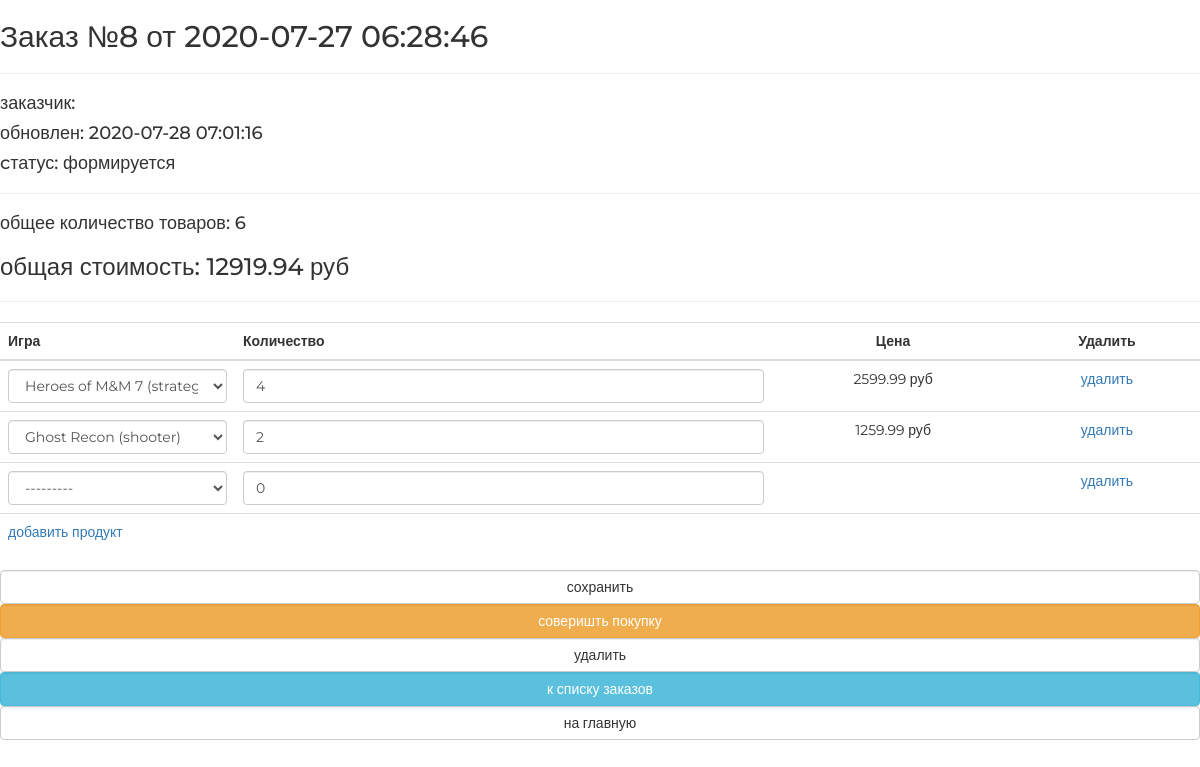
Screenshot of /orders/order/update/8/ with the database file from the repository.
### ordersapp/models.py (models this page shows, shortened)
class Order(models.Model):
    FORMING = 'F'
    SENT_TO_PROCEED = 'S'
    PROCEEDED = 'P'
    PAID = 'D'
    READY = 'Y'
    CANCEL = 'C'
    ORDER_STATUS_CHOICES = (
        (FORMING, 'формируется'),
        (SENT_TO_PROCEED, 'отправлен в обработку'),
        (PAID, 'оплачен'),
        (PROCEEDED, 'обрабатывается'),
        (READY, 'готов к выдаче'),
        (CANCEL, 'отменен'),
    )
    user = models.ForeignKey(get_user_model(), on_delete=models.CASCADE)
    created = models.DateTimeField(verbose_name='создан', auto_now_add=True)
    updated = models.DateTimeField(verbose_name='обновлен', auto_now=True)
    status = models.CharField(verbose_name='статус',
                              max_length=1,
                              choices=ORDER_STATUS_CHOICES,
                              default=FORMING)
    is_active = models.BooleanField(verbose_name='активен', default=True)
    class Meta:
        ordering = ('-created',)
        verbose_name = 'заказ'
        verbose_name_plural = 'заказы'
    def get_total_quantity(self):
        items = self.orderitems.all()
        return sum(list(map(lambda x: x.quantity, items)))
    def get_total_cost(self):
        items = self.orderitems.all()
        return sum(list(map(lambda x: x.quantity * x.game.price, items)))

class OrderItem(models.Model):
    order = models.ForeignKey(Order,
                              related_name="orderitems",
                              on_delete=models.CASCADE)
    game = models.ForeignKey(Game,
                             verbose_name='игра',
                             on_delete=models.CASCADE)
    quantity = models.PositiveIntegerField(verbose_name='количество',
                                           default=0)

### mainapp/models.py (models this page shows)
class Game(models.Model):
    category = models.ForeignKey(GameCategory,
                                 on_delete=models.CASCADE,
                                 verbose_name='категория игры')
    name = models.CharField(verbose_name='имя игры', max_length=128)
    image = models.ImageField(upload_to='games_images', blank=True)
    short_desc = models.CharField(verbose_name='краткое описание игры', max_length=64, blank=True)
    descript = models.TextField(verbose_name='описание игры', blank=True)
    price = models.DecimalField(verbose_name='цена игры', max_digits=8, decimal_places=2, default=0)
    quantity = models.PositiveIntegerField(verbose_name='количество на складе', default=0)
    is_active = models.BooleanField(default=True)
    def __str__(self):
        return f'{self.name} ({self.category.name})'

### ordersapp/views.py (the view, shortened to what this page needs)
# urls.py: path('order/update/<int:pk>/', ordersapp.OrderUpdate.as_view(), name='order_update'),
class OrderUpdate(UpdateView):
    model = Order
    form_class = OrderForm
    success_url = reverse_lazy('ordersapp:index')
    def get_context_data(self, **kwargs):
        data = super().get_context_data(**kwargs)
        OrderFormSet = inlineformset_factory(
            Order, OrderItem, form=OrderItemForm, extra=1
        )
        if self.request.POST:
            formset = OrderFormSet(
                self.request.POST, self.request.FILES,
                instance=self.object
            )
        else:
            formset = OrderFormSet(instance=self.object)
            for form in formset.forms:
                if form.instance.pk:  # object in db
                    form.initial['price'] = form.instance.game.price
        data['orderitems'] = formset
        return data

### ordersapp/forms.py
class OrderForm(BaseFormControlForm):
    class Meta:
        model = Order
        exclude = ('user', 'status', 'is_active')

### basketapp/context_processors.py (called while the page is built)
def basket(request):
    if request.user.is_authenticated:
        basket = request.user.basket.all()
    else:
        basket = []
    return {
        'basket': basket,
    }

### ordersapp/templates/ordersapp/order_form.html (shortened to what this page needs)
{% extends "ordersapp/base.html" %}
{% load static %}
{% block container %}
    {% include 'ordersapp/includes/inc__order_summary.html' %}
    <div class="order_form">
        <form method="post">
            <table class="table">
                {% for form in orderitems.forms %}
                    {% if forloop.first %}
                        <thead>
                        <tr>
                            {% for field in form.visible_fields %}
                                <th class="{% cycle 'td1' 'td2' 'td3' 'td4' %} order formset_td">
                                    {{ field.label|capfirst }}
                                </th>
                            {% endfor %}
                        </tr>
                        </thead>
                    {% endif %}
                    <tr class="formset_row">
                        {% for field in form.visible_fields %}
                            <td class="{% cycle 'td1' 'td2' 'td3' 'td4' %} order formset_td">
                                {% if field.name == 'price' %}
                                    {% if field.value %}
                                        <span class="orderitems-{{ forloop.parentloop.counter0 }}-price">
                                            {{ field.value }}
                                        </span> руб
                                    {% endif %}
                                {% else %}
                                    {{ field }}
                                {% endif %}
                            </td>
                        {% endfor %}
                    </tr>
                {% endfor %}
            </table>
            <input type="submit" value="сохранить"
                   class="btn btn-default btn-round form-control last">
            {% include 'ordersapp/includes/inc__order_actions.html' %}
        </form>
    </div>
{% endblock %}

### ordersapp/templates/ordersapp/includes/inc__order_summary.html (shortened to what this page needs)
{% if object %}
    <div class="h2 order-title">Заказ №{{ object.pk }} от {{ object.created|date:"Y-m-d H:i:s" }}</div>
    <hr>
    <div class="h4 order-customer">заказчик: {{ user.last_name }} {{ user.first_name }} </div>
    <div class="h4 order-updated">обновлен: {{ object.updated|date:"Y-m-d H:i:s" }}</div>
    <div class="h4 order-status">cтатус: {{ object.get_status_display }}</div>
    <hr>
    <div class="h4">
        общее количество товаров: <span class="order_total_quantity">{{ object.get_total_quantity }}</span>
    </div>
    <div class="h3">
        общая стоимость: <span class="order_total_cost">{{ object.get_total_cost }}</span> руб
    </div>
{% endif %}
<hr>

### static/css/style.css (style rules this page uses)
* { margin: 0; padding: 0; }
body { font-family: 'Montserrat', sans-serif; }
html, body { height: 100%; }
table { width: 100%; }
td:first-child { width: 235px; }
.td3.order.formset_td { text-align: center; }
.td4.order.formset_td { text-align: center; }

### rows the page displays
Order: pk "8", created "2020-07-27 06:28:46", updated "2020-07-28 07:01:16", status "формируется", get_total_quantity "6", get_total_cost "12919.94"
Game: value "2599.99"
Game: value "1259.99"

### other values shown
{{ field.label|capfirst }} "Игра" "Количество" "Цена" "Удалить"
